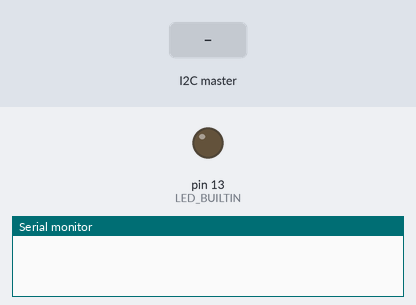
Recording of a sketch running on a simulated Arduino Uno, built with avr-gcc and run on an emulated ATmega328P. On the bench: output pins drawn as LEDs (lit = HIGH), the last lines printed to the serial monitor. The test bench sets the inputs (shaded band).

Above: at 1.2 s.
1.3 s: the I2C master sends the byte 1
At 2.4 s:
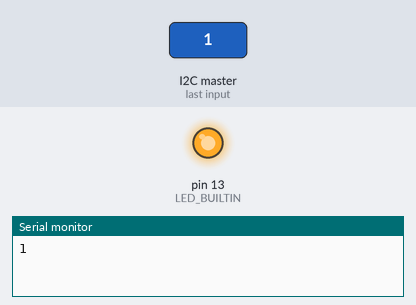
2.8 s: the I2C master sends the byte 0
At 3.6 s:
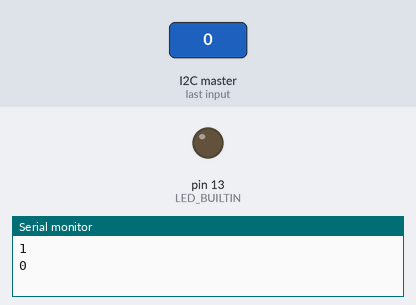
4.3 s: the I2C master sends the byte 2
At 4.7 s:
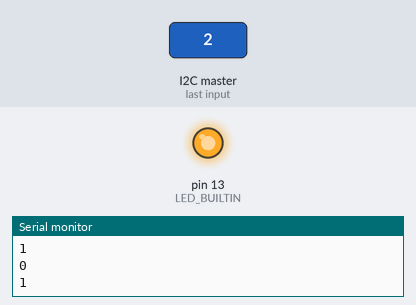
Timing chart, 0 to 7.3 s (numbered marks = the images above; inputs shaded):
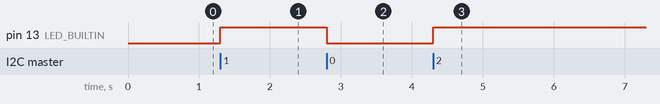

Measured:
- after the input at 1.3 s, pin 13 (LED_BUILTIN): LOW → HIGH at once
- after the input at 2.8 s, pin 13 (LED_BUILTIN): HIGH → LOW at once
- after the input at 4.3 s, pin 13 (LED_BUILTIN): LOW → HIGH at once

The sketch:

arduinoToArduinoI2C-recieve.ino
```cpp
#include <Wire.h>

boolean newState = false;

void setup() {
  // put your setup code here, to run once:

  digitalWrite(LED_BUILTIN, LOW);
  pinMode(LED_BUILTIN, OUTPUT);

  Serial.begin(9600);
  Wire.begin(9);

  Wire.onReceive(&toggleLED);
}

void loop() {
  // put your main code here, to run repeatedly:
//  Serial.println(Wire.available());

  delay(1);
}

void toggleLED(int numBytes){
  newState = Wire.read();

  digitalWrite(LED_BUILTIN, newState);
  Serial.println(newState);
}
```
